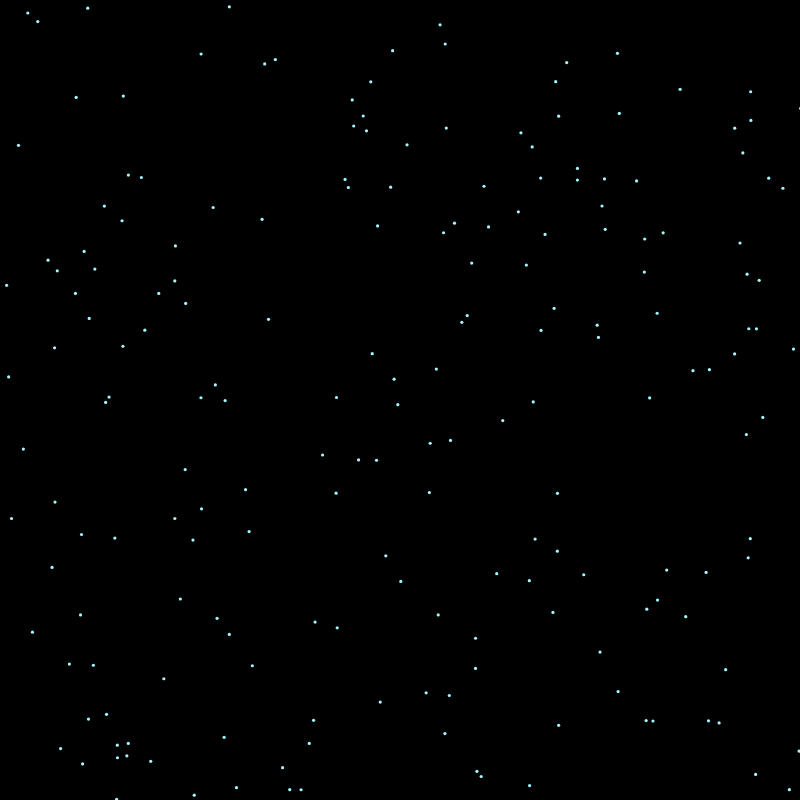
Frame 1 (no input)
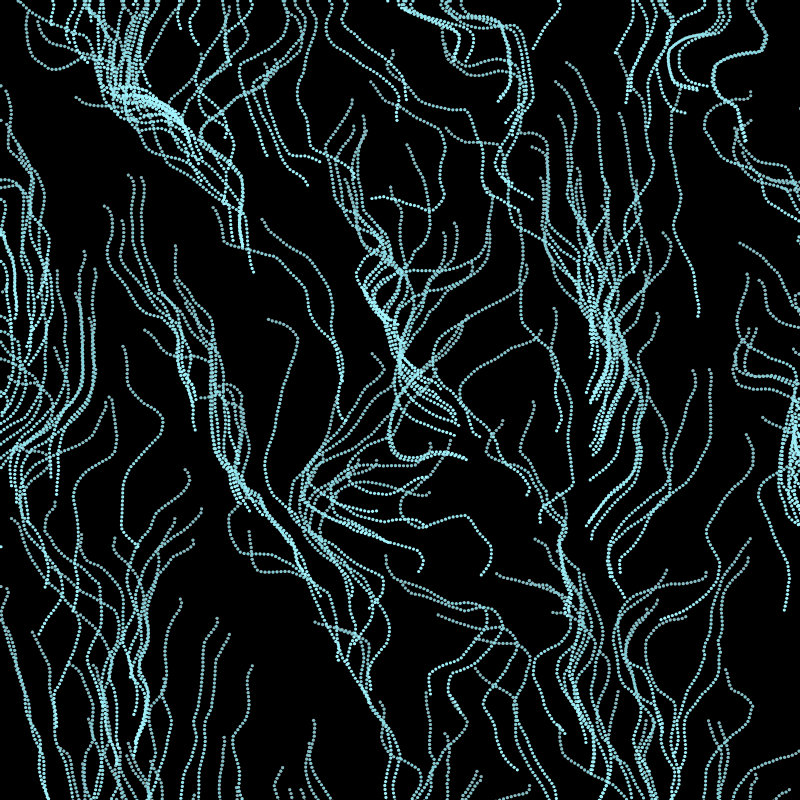
Frame 60 (no input)
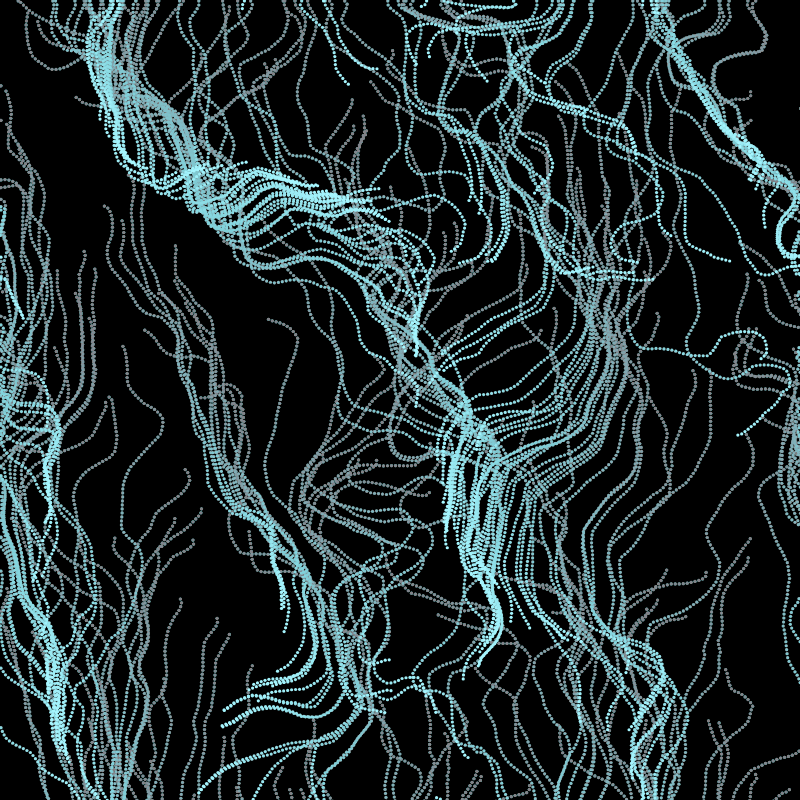
Frame 120 (the mouse pressed at the canvas centre since frame 60)

The p5.js sketch that drew these frames (run headless with seeded random() and noise() and a simulated clock; from frame 60 on, the mouse is pressed at the canvas centre):

// p5.js sketch
// ── sketch.js

  let grid = [];
  let gridparticles = [];
  let cell_size = 16;
  let heighty,widthy;
  let particle_no = 200;
  let age = 0;
  
  class patricle_grid{
    constructor(x,y){
      this.x = x;
      this.y = y;
      this.d = createVector(random(0,2),random(0,2))
      this.spd = 4;
    };
    update(){
      this.x += this.d.x * this.spd;
      this.y += this.d.y * this.spd;

      let x_grid = floor(this.x/cell_size);
      let y_grid = floor(this.y/cell_size);
      if(x_grid>=0&&y_grid>=0&&x_grid<widthy&&y_grid<heighty){
        let ox = grid[y_grid][x_grid][0] //- x_grid*cell_size+cell_size/2;
        let oy = grid[y_grid][x_grid][1] //- y_grid*cell_size+cell_size/2;

        this.d.add(ox/2,oy/2);
        this.d.normalize();
        this.d.mult(1);
      }
      else{
        if(x_grid<0){
          this.x = width-1;
        }
        if(x_grid>widthy){
          this.x = 1;
        }
        if(y_grid<0){
          this.y = height-1;
        }
        if(y_grid>heighty){
          this.y = 1;
        }

      }
      
    }
    draw(){
      //console.log(this.x,this.y);
      let rgb = 7
      stroke(rgb_scheme[rgb],rgb_scheme[rgb+1],rgb_scheme[rgb+2],255);
      strokeWeight(cell_size/5);
      point(this.x,this.y);
      
    }
  }
  let rgb_scheme = [];
  function setup() {
    let color_scheme = [color("#29366f "),color("#3b5dc9"),color("#41a6f6"),color("#ffcd75"),color("#5d275d"),color("#a7f070"),color("#38b764"),color("#94b0c2")];
    for(i=0;i<color_scheme.length;i++){
      rgb_scheme[i*3] = red(color_scheme[i]);
      rgb_scheme[i*3+1] = green(color_scheme[i]);
      rgb_scheme[i*3+2] = blue(color_scheme[i]);
    }
    createCanvas(800, 800);
    background(0);
    widthy = width/cell_size;
    heighty = height/cell_size;
    
    for(let y=0;y<heighty;y++){
      grid[y] = [];
      for(let x=0;x<widthy;x++){
        let n = noise(x*cell_size*0.01,y*cell_size*0.01,zoff)
        grid[y][x] = [];        
      }

    }
    for(let i=0;i<particle_no;i++){
      let x = random(0,width);
      let y = random(0,height);
      let p = new patricle_grid(x,y);
      gridparticles[i] = p;
    }

    console.log("done")
    }

    let zoff = 0;
    let xoff = 0;
    let yoff = 0;
    function calculate(){
      let mid = cell_size/4
      for(let y = 0;y<heighty;y++){
        for(let x=0;x<widthy;x++){
          let n = noise(x*cell_size*0.01+xoff,y*cell_size*0.01+yoff,zoff)
          //grid[y][x] = n;
          let o = 2*PI*n;
          let xx = x*cell_size+mid;
          let yy = y*cell_size+mid;
          let xd = xx;
          let yd = y*cell_size;
          let si = sin(o);
          let co = cos(o)
          let x1 = (xd-xx)*co-(yd-yy)*si+xx;
          let y1 = (xd-xx)*si+(yd-yy)*co+yy;
          grid[y][x] = [x1-xx,y1-yy];
        }
        
      }
      xoff += 0.02;
      yoff+= 0.02;
      zoff += 0.01;

    }
  
  function draw() {
    calculate();
    for(let i=0;i<particle_no;i++){
      gridparticles[i].update();
    }
    background(0,1.5);
    //stroke(255);
    let mid = cell_size/2
    for(let y = 0;y<heighty;y++){
      for(let x=0;x<widthy;x++){
        //console.log("dine");
        let xx = x*cell_size+mid;
        let yy = y*cell_size+mid;
        stroke(255)
        let c = grid[y][x]
        //line(xx,yy,xx+c[0],yy+c[1]);
      }
    }

    
    for(let i=0;i<particle_no;i++){
      gridparticles[i].draw();
    }
    age++;
  }
